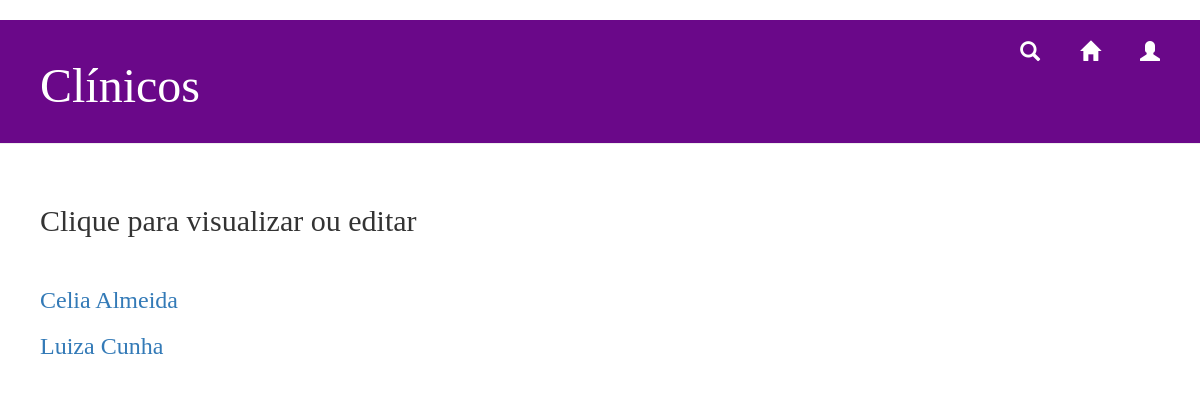
Before: /clinico/lista_clinicos with the older database file.
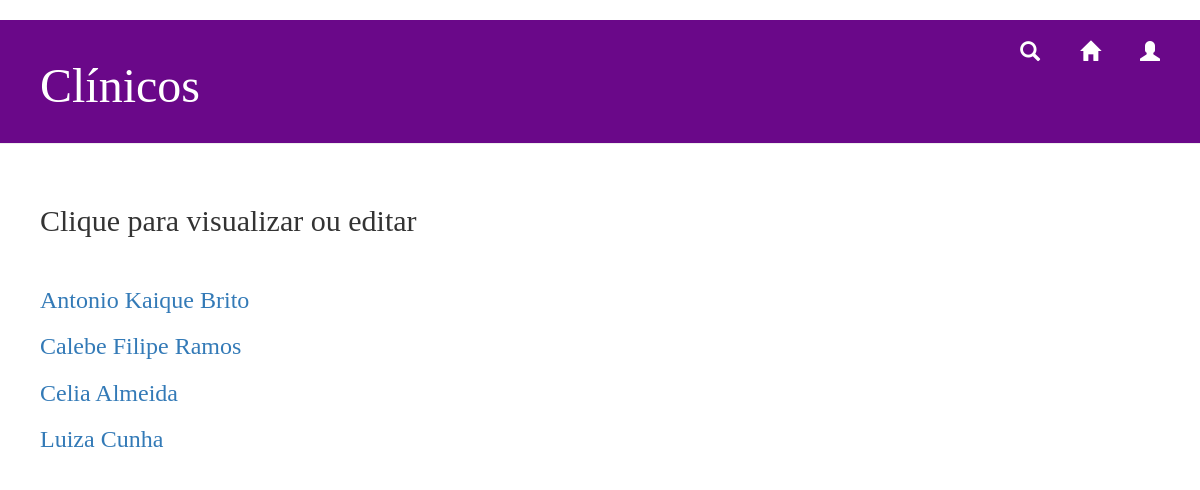
After: the same page with the newer database file.
### transplante/models.py (models this page shows, shortened)
class Pessoa (models.Model):
		nome = models.CharField(max_length=200, default = '', verbose_name='Nome')
		telefone = models.CharField(max_length=15, default = '', verbose_name='Telefone')
		cpf = models.CharField(max_length=11, default = '', verbose_name='CPF')
		email = models.CharField(max_length=100, default = '', verbose_name='e-Mail')
		data_nasc = models.CharField(max_length=10, default = '', verbose_name='Data de Nascimento')

class Clinico (Pessoa):
		id_clinico = models.AutoField(primary_key=True)
		setor = models.CharField(max_length=100, default = '', verbose_name='Setor')
		profissao = models.CharField(max_length=50, default = '', verbose_name='Profissão')
		CRM_CRE = models.CharField(max_length=50, default = '', verbose_name='CRM ou CRE')
		especialidade = models.CharField(max_length=100, default = '', verbose_name='Especialidade')

class Pessoa (models.Model):
		nome = models.CharField(max_length=200, default = '', verbose_name='Nome')
		telefone = models.CharField(max_length=15, default = '', verbose_name='Telefone')
		cpf = models.CharField(max_length=11, default = '', verbose_name='CPF')
		email = models.CharField(max_length=100, default = '', verbose_name='e-Mail')
		data_nasc = models.CharField(max_length=10, default = '', verbose_name='Data de Nascimento')

### transplante/views.py (the view)
# urls.py: path('clinico/lista_clinicos', views.lista_clinicos, name='lista_clinicos'),
def lista_clinicos(request):
        clinicos = Clinico.objects.order_by('nome').all()
        return render(request, 'transplante/lista_clinicos.html', {'clinicos': clinicos})

### transplante/templates/transplante/lista_clinicos.html (shortened to what this page needs)
{% load staticfiles %}
<html>
    <head>
       <link rel="stylesheet" href="//maxcdn.bootstrapcdn.com/bootstrap/3.2.0/css/bootstrap.min.css">
      <link rel="stylesheet" href="//maxcdn.bootstrapcdn.com/bootstrap/3.2.0/css/bootstrap-theme.min.css">
       <link rel="stylesheet" href="{% static 'css/home.css' %}">
    </head>
    <body>
<div class="page-header">
<div class="user" allign="right">
		{% if user.is_authenticated %}
		<a href="{% url 'logout'%}?next={{request.path}}">Logout({{ user.get_username }})</a>
		 {% else %}
	<a href="{% url 'login'%}?next={{request.path}}" class="top-menu"><span class="glyphicon glyphicon-user"></span></a>
{% endif %}
	</div>
			<a href="{% url 'home' %}" class="top-menu"><span class="glyphicon glyphicon-home"></span></a>
			<a href="{% url 'busca_clinicos' %}" class="top-menu"><span class="glyphicon glyphicon-search"></span></a>
            <h1>Clínicos</h1>
        </div>
<div class="content container">
    <div class="row">
<h2>Clique para visualizar ou editar</h2><br>
            {% for clinico in clinicos %}
                <div class="clinico">
                    <h3><a href="{% url 'clinicos_detail' pk=clinico.pk %}">{{ clinico.nome }}</a></h3>
                </div>
            {% endfor %}
        </div>
    </div>

Changed rows visible on the page:
added Clinico: nome "Antonio Kaique Brito"
added Clinico: nome "Calebe Filipe Ramos"
